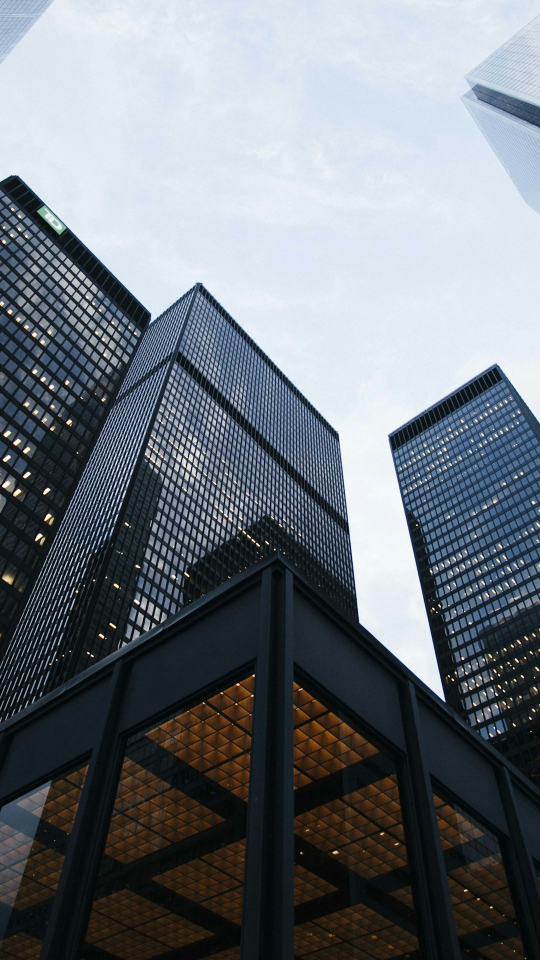
#> input picture brag-output-2026-10-21-142110/work/bg_arch.jpg, 1080 x 1920 px, given in place of icon-512.png, which was not available (shown at 1/2 size)
$ python render.py
#> lines starting #> are read from the running program, lines starting #| are printed output that depends on the picture
"""EDMS Archive Ultra-Professional V3 Video Renderer — Vertical 1080x1920 @ 30fps.
Upgraded with a cinematic, photorealistic corporate architecture background,
soft depth-of-field, volumetric light beams, floating bokeh particles,
and high-end glassmorphism.
"""
import math, os, subprocess, sys
from functools import lru_cache
import numpy as np
from PIL import Image, ImageDraw, ImageFilter, ImageFont

HERE = os.path.dirname(os.path.abspath(__file__))
OUT = os.path.dirname(HERE)
ROOT = os.path.dirname(os.path.dirname(HERE))
W, H, FPS, DUR = 1080, 1920, 30, 21.0
CX = W // 2

# High-end color palette
CARD_BG = (10, 20, 46, 225)
CARD_BORDER = (45, 85, 175, 230)
CARD_BORDER_GLOW = (59, 130, 246, 140)

CYAN_NEON = (6, 182, 212)
BLUE_NEON = (59, 130, 246)
GOLD_NEON = (245, 158, 11)
GOLD_LIGHT = (253, 230, 138)
GREEN_NEON = (16, 185, 129)
GREEN_LIGHT = (167, 243, 208)
WHITE = (255, 255, 255)
MUTED = (148, 163, 184)

FONT_PATH = os.path.join(HERE, "Cairo.ttf")
ICON_PATH = os.path.join(ROOT, "resources", "icon", "icon-512.png")
SCREENSHOT_PATH = os.path.join(ROOT, "public", "screenshot-dashboard.png")
BG_OFFICE_PATH = os.path.join(HERE, "bg_office.jpg")

MUSIC_PATH = "/root/.gemini/config/plugins/brag/skills/brag/assets/music/happy-beats-business-moves-vol-1-by-ende-dot-app.mp3"
SFX_DIR = "/root/.gemini/config/plugins/brag/skills/brag/assets/sfx"

POSTER_T = 14.0

icon_raw = Image.open(ICON_PATH).convert("RGBA")
screenshot_raw = Image.open(SCREENSHOT_PATH).convert("RGBA")
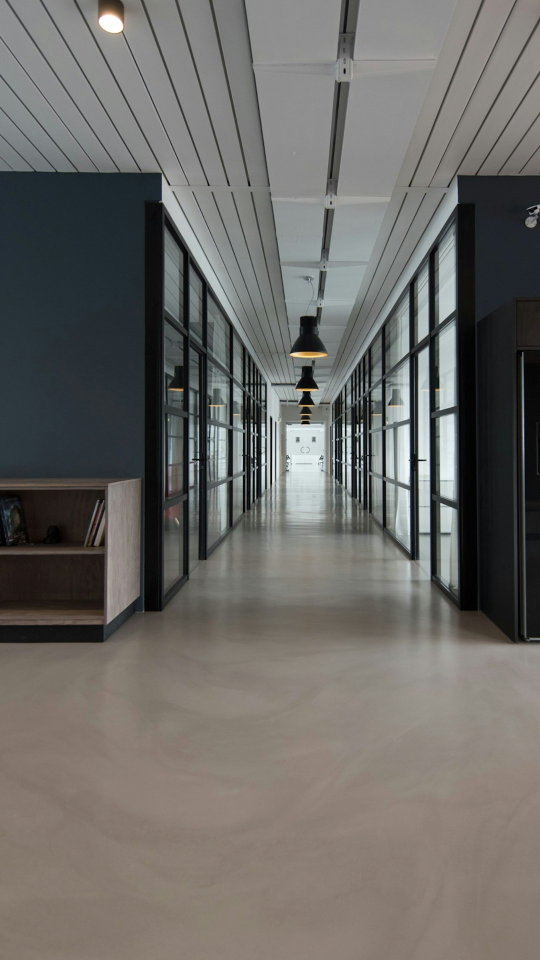
#> input picture brag-output-2026-10-21-142110/work/bg_office.jpg, 1080 x 1920 px, given in place of screenshot-dashboard.png, which was not available (shown at 1/2 size)

# Build the rich, cinematic corporate background
print("Preparing cinematic corporate background...")
raw_office = Image.open(BG_OFFICE_PATH).convert("RGB").resize((W, H), Image.LANCZOS)
#> raw_office is the input picture: PIL image 1080x1920 RGB; mean R, G, B 108.3, 106.4, 102.8
# Gentle blur for depth of field
blurred_office = raw_office.filter(ImageFilter.GaussianBlur(15))

# Grade with midnight sapphire navy
navy_tint = Image.new("RGB", (W, H), (6, 14, 34))
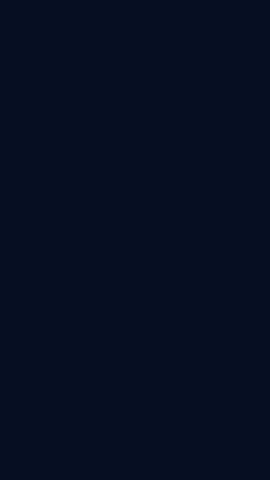
#> navy_tint: PIL image 1080x1920 RGB (shown at 1/4 size); mean R, G, B 6, 14, 34
graded_base = Image.blend(blurred_office, navy_tint, 0.70)
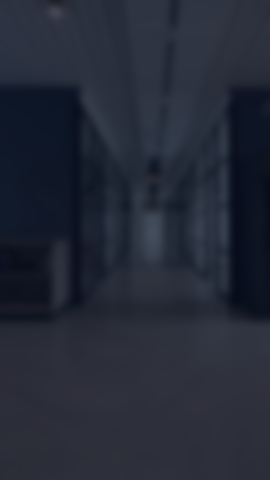
#> graded_base: PIL image 1080x1920 RGB (shown at 1/4 size); mean R, G, B 36.2, 41.3, 54.2

# Smooth vignette mask
vig_mask = Image.new("L", (W, H), 0)
#> vig_mask: PIL image 1080x1920 L; every value is 0
vdraw = ImageDraw.Draw(vig_mask)
vdraw.rectangle((0, 0, W, H), fill=255)
vdraw.ellipse((80, 160, W - 80, H - 160), fill=0)
vig_mask = vig_mask.filter(ImageFilter.GaussianBlur(110))
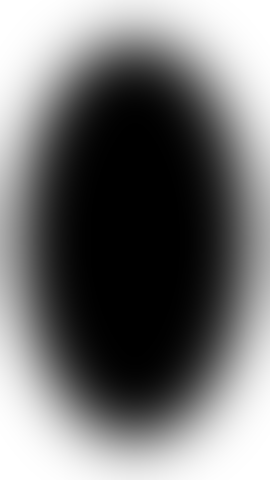
#> vig_mask: PIL image 1080x1920 L (shown at 1/4 size); min 0, max 255, mean 114.4

vignette_dark = Image.new("RGB", (W, H), (2, 5, 14))
base_cinematic_bg = Image.composite(vignette_dark, graded_base, vig_mask).convert("RGBA")

# Pre-render ambient light orbs
def make_glow(color, size, radius):
#> called with color = (6, 182, 212, 100), size = 500, radius = 70
    glow = Image.new("RGBA", (size, size), (0, 0, 0, 0))
#> glow: PIL image 500x500 RGBA; every value is 0
    draw = ImageDraw.Draw(glow)
    margin = size // 4
    draw.ellipse((margin, margin, size - margin, size - margin), fill=color)
    return glow.filter(ImageFilter.GaussianBlur(radius))

glow_cyan = make_glow((6, 182, 212, 100), 500, 70)
glow_blue = make_glow((59, 130, 246, 110), 600, 85)
glow_gold = make_glow((245, 158, 11, 100), 500, 75)
#> call 3 of make_glow, with color = (245, 158, 11, 100), size = 500, radius = 75
#> in make_glow (call 3), `return glow.filter(ImageFilter.GaussianBlur(radius))`:
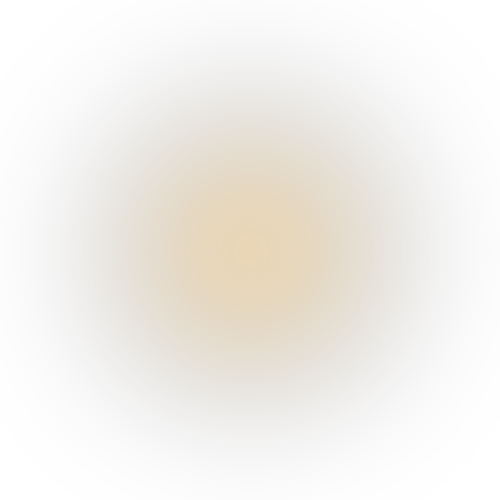
#> returned value: PIL image 500x500 RGBA; mean R, G, B, A 47.9, 30.9, 2.1, 19.6; transparent parts drawn white
#> (the call stopped at in build_audio, `res = subprocess.run(cmd, capture_output=True, text=True)`: subprocess is not available in this run)

@lru_cache(maxsize=None)
def get_font(size):
    return ImageFont.truetype(FONT_PATH, size, layout_engine=ImageFont.Layout.RAQM)

def clamp(x, a=0.0, b=1.0):
    return max(a, min(b, x))

def prog(t, start, dur):
    return clamp((t - start) / dur)

def ease_out(p):
    return 1.0 - (1.0 - p) ** 3

def ease_in_out(p):
    return 4 * p ** 3 if p < 0.5 else 1.0 - (-2 * p + 2) ** 3 / 2

def ease_back(p, s=1.4):
    p -= 1.0
    return 1.0 + (s + 1.0) * p ** 3 + s * p ** 2

def draw_glass_card(im, draw, x0, y0, x1, y1, border_color=CARD_BORDER, radius=24, border_w=2, sheen=True):
    card_overlay = Image.new("RGBA", (W, H), (0, 0, 0, 0))
    cdraw = ImageDraw.Draw(card_overlay)
    cdraw.rounded_rectangle((x0, y0, x1, y1), radius=radius, fill=CARD_BG, outline=border_color, width=border_w)

    if sheen:
        sheen_h = min(40, (y1 - y0) // 3)
        cdraw.rounded_rectangle((x0 + 4, y0 + 3, x1 - 4, y0 + sheen_h), radius=radius - 2, fill=(255, 255, 255, 12))

    im.alpha_composite(card_overlay)

def draw_badge(draw, text, cx, cy, bg, fg, border=None, font_size=28, pad_x=24, pad_y=10):
    f = get_font(font_size)
    bbox = draw.textbbox((cx, cy), text, font=f, anchor="mm", direction="rtl")
    w = (bbox[2] - bbox[0]) + pad_x * 2
    h = (bbox[3] - bbox[1]) + pad_y * 2
    x0, y0 = cx - w // 2, cy - h // 2
    x1, y1 = cx + w // 2, cy + h // 2
    draw.rounded_rectangle((x0, y0, x1, y1), radius=h // 2, fill=bg, outline=border, width=2 if border else 0)
    draw.text((cx, cy), text, font=f, fill=fg, anchor="mm", direction="rtl")

def draw_header_nav(im, draw, t):
    y = 75
    small_ic = icon_raw.resize((48, 48), Image.LANCZOS)
    im.paste(small_ic, (60, y - 24), small_ic)
    draw.text((125, y), "أرشيف  |  EDMS Enterprise", font=get_font(26), fill=WHITE, anchor="lm", direction="rtl")
    draw_badge(draw, "⚡ نظام محلي آمن 100%", 900, y, bg=(20, 45, 90, 200), fg=CYAN_NEON, border=BLUE_NEON, font_size=20, pad_x=16, pad_y=8)
    draw.line([(50, y + 38), (W - 50, y + 38)], fill=(255, 255, 255, 25), width=1)

def render_frame(t):
#> called with t = 14
    im = base_cinematic_bg.copy()

    # Atmospheric floating light beams / orbs
    orb1_x = int(CX - 200 + 45 * math.sin(t * 1.5))
    orb1_y = int(400 + 55 * math.cos(t * 1.2))
    im.alpha_composite(glow_blue, (orb1_x - 300, orb1_y - 300))

    orb2_x = int(CX + 220 + 40 * math.cos(t * 1.8))
    orb2_y = int(1150 + 50 * math.sin(t * 1.4))
    im.alpha_composite(glow_cyan, (orb2_x - 250, orb2_y - 250))
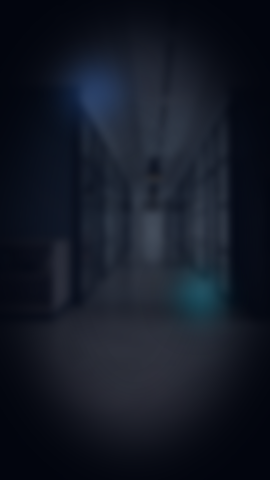
#> im: PIL image 1080x1920 RGBA (shown at 1/4 size); mean R, G, B, A 20.1, 25.5, 37.3, 255

    if t > 16.0:
        im.alpha_composite(glow_gold, (CX - 250, 400))

    draw = ImageDraw.Draw(im)

    # Subtle floating bokeh particles in depth
    for pi in range(18):
        px = (pi * 183 + int(t * 22)) % (W - 80) + 40
        py = (pi * 239 - int(t * 32)) % (H - 120) + 60
        prad = 2 if pi % 3 == 0 else 1
        alpha_p = 60 + int(40 * math.sin(t * 2.0 + pi))
        draw.ellipse((px - prad, py - prad, px + prad, py + prad), fill=(200, 230, 255, alpha_p))

    draw_header_nav(im, draw, t)
#> in draw_header_nav, `small_ic = icon_raw.resize((48, 48), Image.LANCZOS)`:
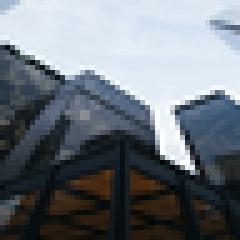
#> small_ic: PIL image 48x48 RGBA (shown 5 times larger); mean R, G, B, A 111, 118, 125, 255
#> (the rest of the program and of its run is left out)
